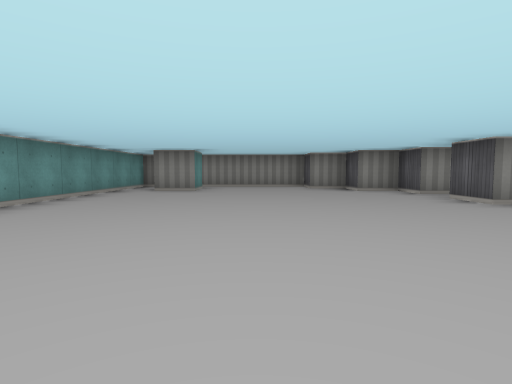
view 1 (above)

24 first-person views from a walk through a cub3D ray-caster map. The camera is about half as high as the walls, tilts 4° down and sees 80° across. The floor is counted in squares. Each view is taken from the middle of a square. On the plan, view 1 faces up. The plan holds only what a view shows up to about 9 squares ahead; the rest is blank.

view 2
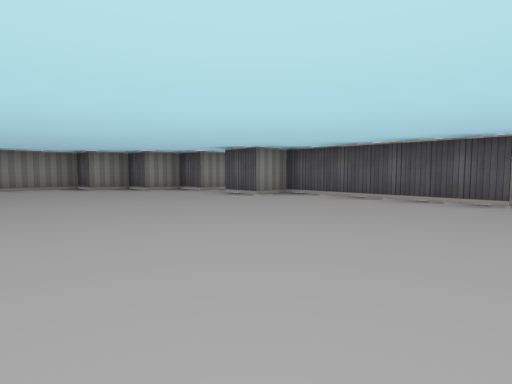

view 3
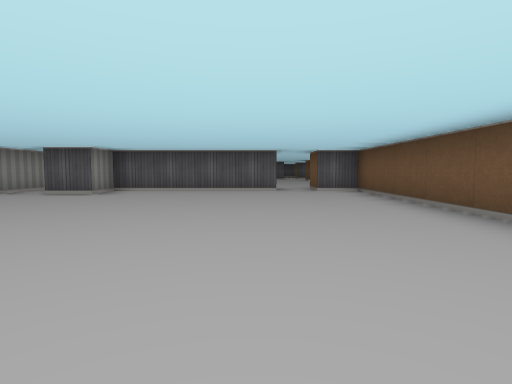

view 4
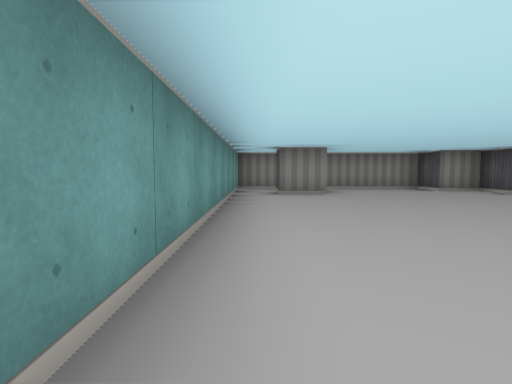

view 5
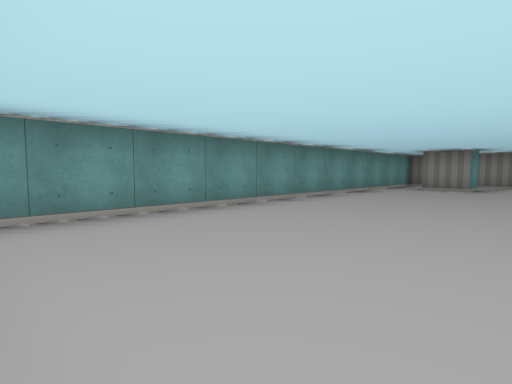

view 6
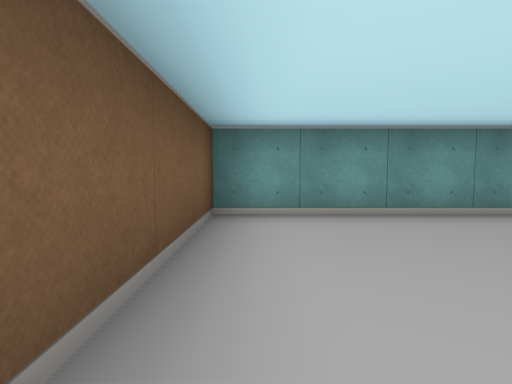

view 7
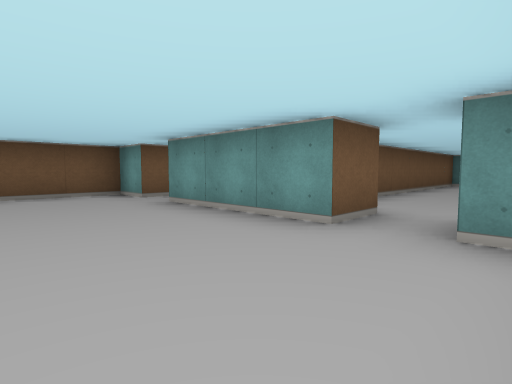

view 8
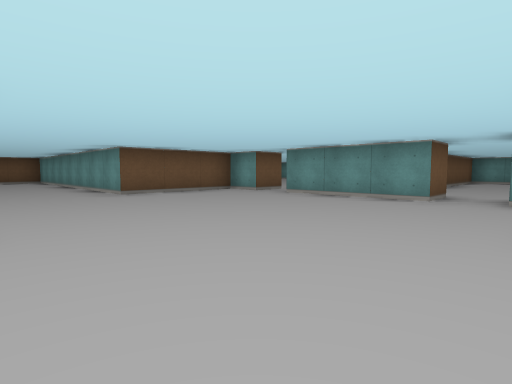

view 9
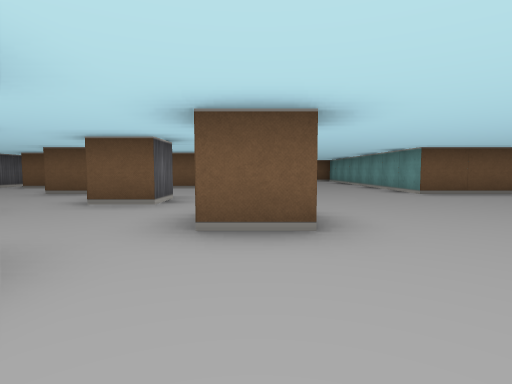

view 10
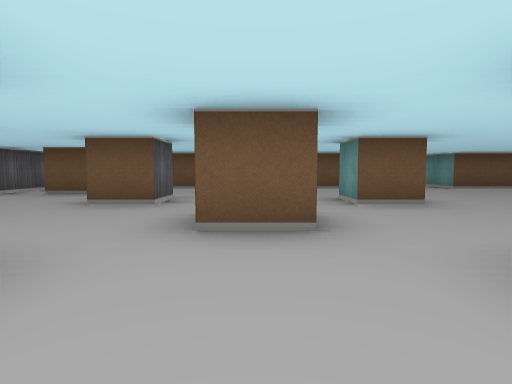

view 11
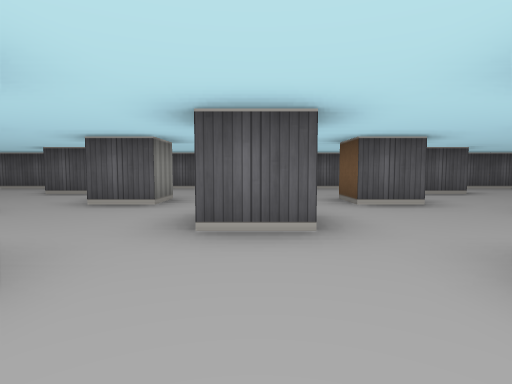

view 12
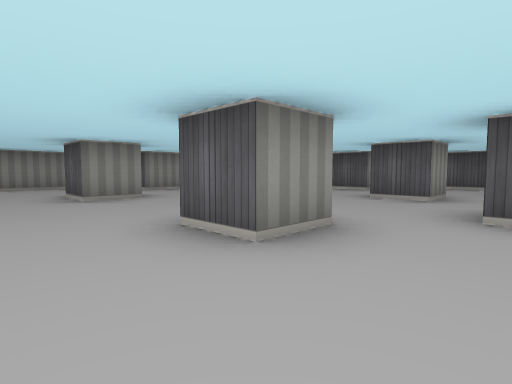

view 13
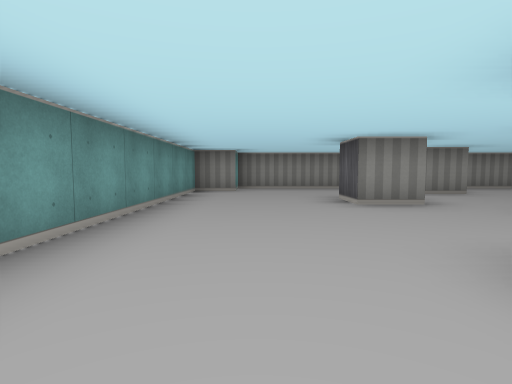

view 14
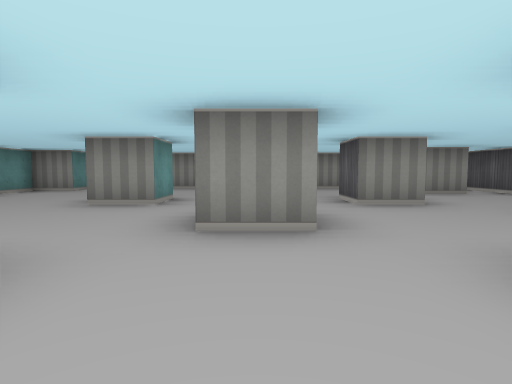

view 15
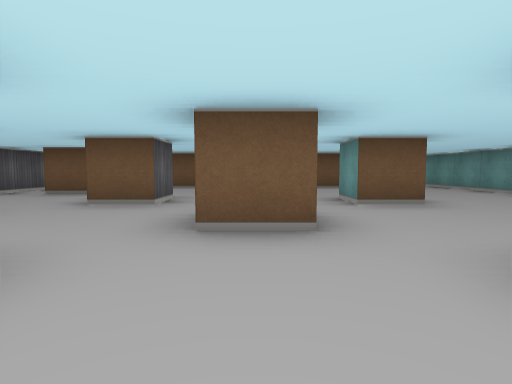

view 16
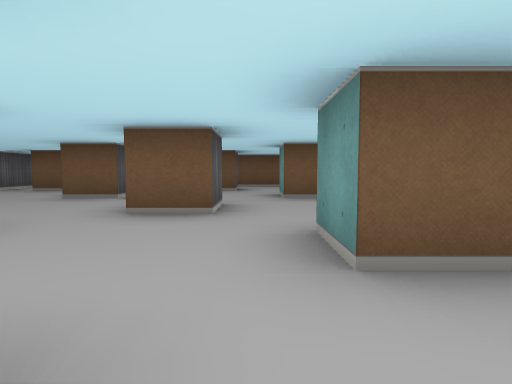

view 17
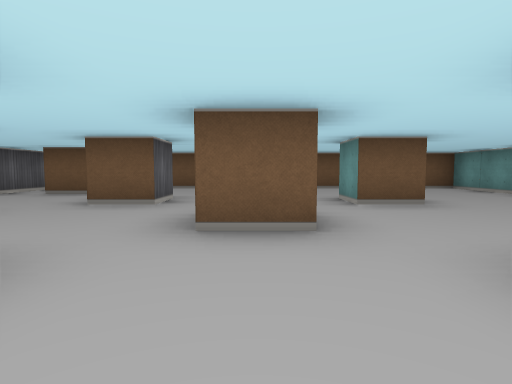

view 18
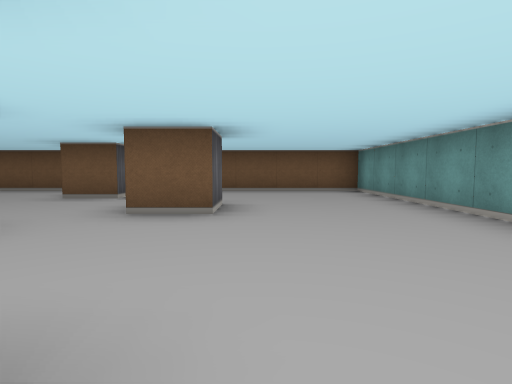

view 19
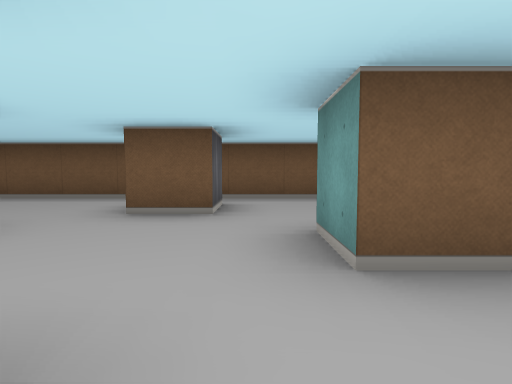

view 20
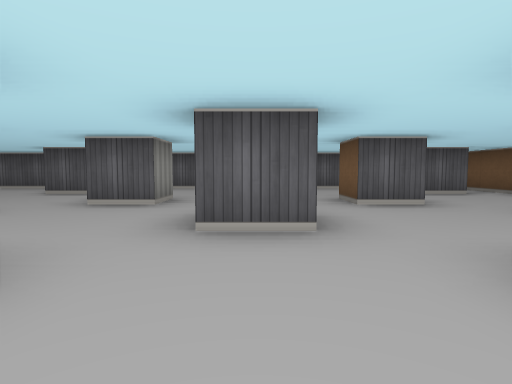

view 21
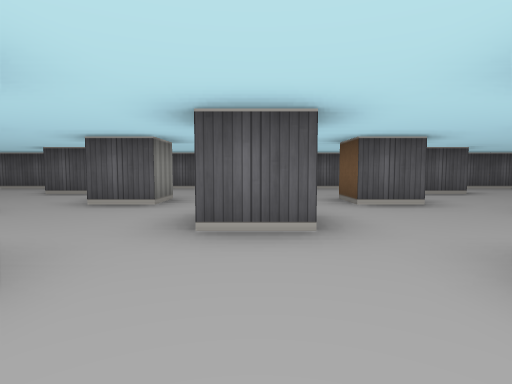

view 22
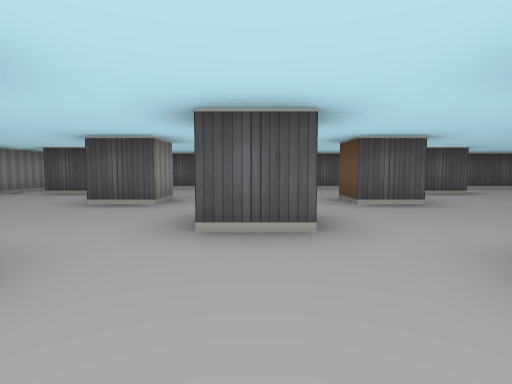

view 23
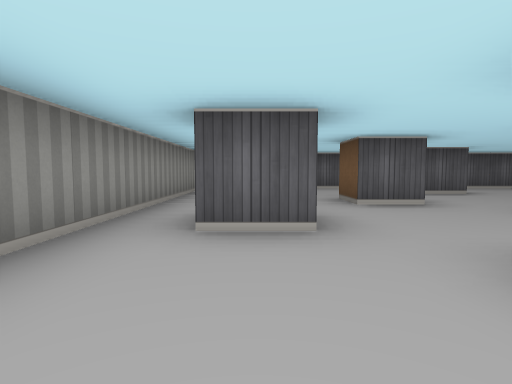

view 24
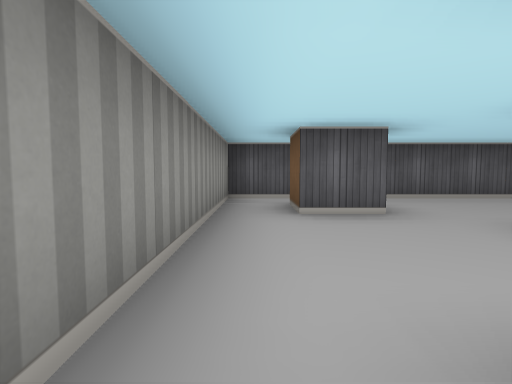

### Floor plan
Ten units are one square. View 1 is at (0, 0); x grows to the right and y downward. Boxes are objects, and circles mark ways between rooms. Rooms are numbered by the first view taken in them; rooms with no view inside come last. Other rooms are left out.
<svg viewBox="-40 -100 240 240">
<path fill="none" stroke="#000" d="M35 -65 35 -75 25 -75 25 -85 15 -85 15 -95 -35 -95 -35 15 45 15 45 5M-15 -85 -15 -75 -25 -75 -25 -82M45 -4 45 -45 35 -45 35 -55M135 6 135 -5 145 -5M114 15 125 15 125 25M135 46 135 35 145 35M126 -15 115 -15 115 -25M165 25 155 25 155 15 165 15M114 55 125 55 125 65M175 6 175 -5M165 -15 155 -15 155 -25 165 -25M175 46 175 35 185 35M165 65 155 65 155 55 165 55M146 -35 135 -35 135 -45M135 86 135 75 145 75M175 -34 175 -45M195 -9 195 -95 95 -95 95 -85 85 -85 85 -28M175 86 175 75 185 75M166 -55 155 -55 155 -65 165 -65M125 -65 125 -55 115 -55 115 -65M45 5 55 5 55 35M115 105 115 95 125 95 125 105M45 45 55 45 55 55 85 55 85 135 136 135M155 106 155 95 165 95M146 -75 135 -75 135 -85M135 125 135 115 145 115M186 -75 175 -75 175 -85 185 -85M175 126 175 115 185 115M152 135 190 135M195 130 195 9"/>
<circle cx="50" cy="0" r="3" fill="#2a7"/>
<text x="0" y="-40">1</text>
<text x="130" y="20">2</text>
</svg>
Room 1 opens to room 2.

Where each view was taken, in squares from view 1:
view 1: 0 up, 0 right, facing up
view 2: 0 up, 1 left, facing up-right
view 3: 1 up, 3 left, facing right
view 4: 1 up, 3 left, facing up
view 5: 1 down, 0 right, facing up-left
view 6: 1 down, 0 right, facing left
view 7: 1 up, 8 right, facing down-left
view 8: 1 up, 11 right, facing down-left
view 9: 1 up, 12 right, facing down
view 10: 3 up, 14 right, facing down
view 11: 0 up, 11 right, facing right
view 12: 0 up, 10 right, facing up-right
view 13: 1 up, 10 right, facing up
view 14: 1 up, 14 right, facing up
view 15: 1 down, 14 right, facing down
view 16: 4 down, 13 right, facing down
view 17: 5 down, 14 right, facing down
view 18: 6 down, 11 right, facing down
view 19: 8 down, 13 right, facing down
view 20: 8 down, 11 right, facing right
view 21: 4 down, 11 right, facing right
view 22: 4 up, 11 right, facing right
view 23: 8 up, 11 right, facing right
view 24: 9 up, 14 right, facing right
